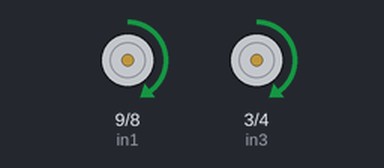
A sketch run on a simulated Arduino Uno, built with avr-gcc and run on an emulated ATmega328P. On the bench: motor-driver pin pairs drawn as motors (green arrow = first pin HIGH = forward, orange = second pin HIGH = backward, longer = more drive, scaled by the enable pin).

Above: at 1.0 s.
At 3.0 s:
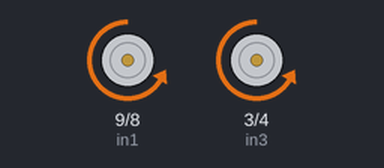
Timing chart, 0 to 5.2 s (numbered marks = the images above):
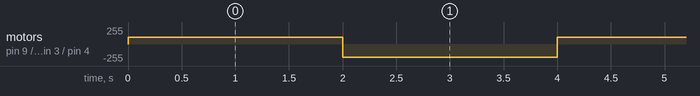

The sketch:

project_11-2.ino
```cpp
int in1 = 9;
int in2 = 8;
int ena = 10;
int in3 = 3;
int in4 = 4;
int enb = 5;

void setup() {
pinMode(in1,OUTPUT);
pinMode(in2,OUTPUT);
pinMode(ena,OUTPUT);
pinMode(in3,OUTPUT);
pinMode(in4,OUTPUT);
pinMode(enb,OUTPUT);
}

void loop() {

digitalWrite(in1,HIGH); digitalWrite(in3,HIGH);
digitalWrite(in2,LOW); digitalWrite(in4,LOW);
analogWrite(ena,100); analogWrite(enb,100);
delay(2000);

digitalWrite(in1,LOW); digitalWrite(in3,LOW);
digitalWrite(in2,HIGH); digitalWrite(in4,HIGH);
analogWrite(ena,200); analogWrite(enb,200);
delay(2000);

}
```

Measured:
- by itself, motor on pin 9 (in1) / pin 8 (in2), motor on pin 3 (in3) / pin 4 (in4): alternates backward 200/255 for 2.0 s and forward 100/255 for 2.0 s
